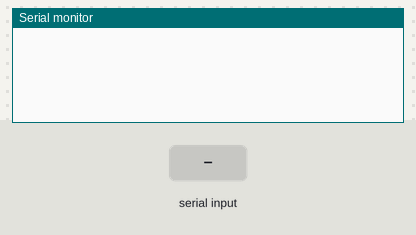
Recording of a sketch running on a simulated Arduino Mega 2560, built with avr-gcc and run on an emulated ATmega2560. On the bench: the last lines printed to the serial monitor. The inputs (shaded band) are chosen by the test bench. At 2.9 s the program stops and its outputs stay as they are.

Above: at 1.2 s.
1.3 s: "1\n" received over the second serial link
At 2.0 s:
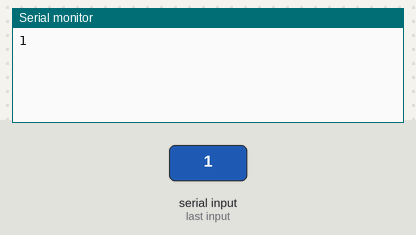
2.8 s: "#\n" received over the second serial link
At 3.2 s:
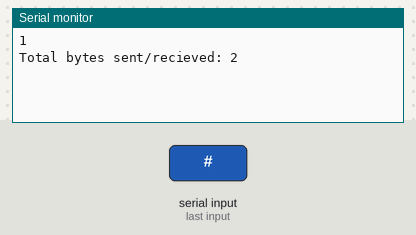

Measured:
- after the input at 1.3 s, the serial monitor: prints a new line at once (image 1)
- after the input at 2.8 s, the serial monitor: prints a new line at once (image 2)

The sketch:

exercise_1.ino
```cpp
int count = 0;
int total = 0;

void setup() {
  Serial.begin(9600);
  Serial1.begin(9600);
}

void loop() {
  if(Serial.available() > 0) {
    Serial1.write(Serial.read());
  }

  if(Serial1.available() > 0) {

    int incoming = Serial1.read();

    // eof display count and exit
    if (incoming == '#') {
      Serial.print("Total bytes sent/recieved: ");
      Serial.println(total);
      delay(100);
      exit(0);
    }

    // create new line when longer than 30 bytes
    if (count > 0 && count % 30 == 0) {
      Serial.println();
    }

    // increment total and adjust count
    total += 1;
    count = (incoming == '\n') ? 0 : count + 1;

    // write the byte
    Serial.write(incoming);
  }
}
```
